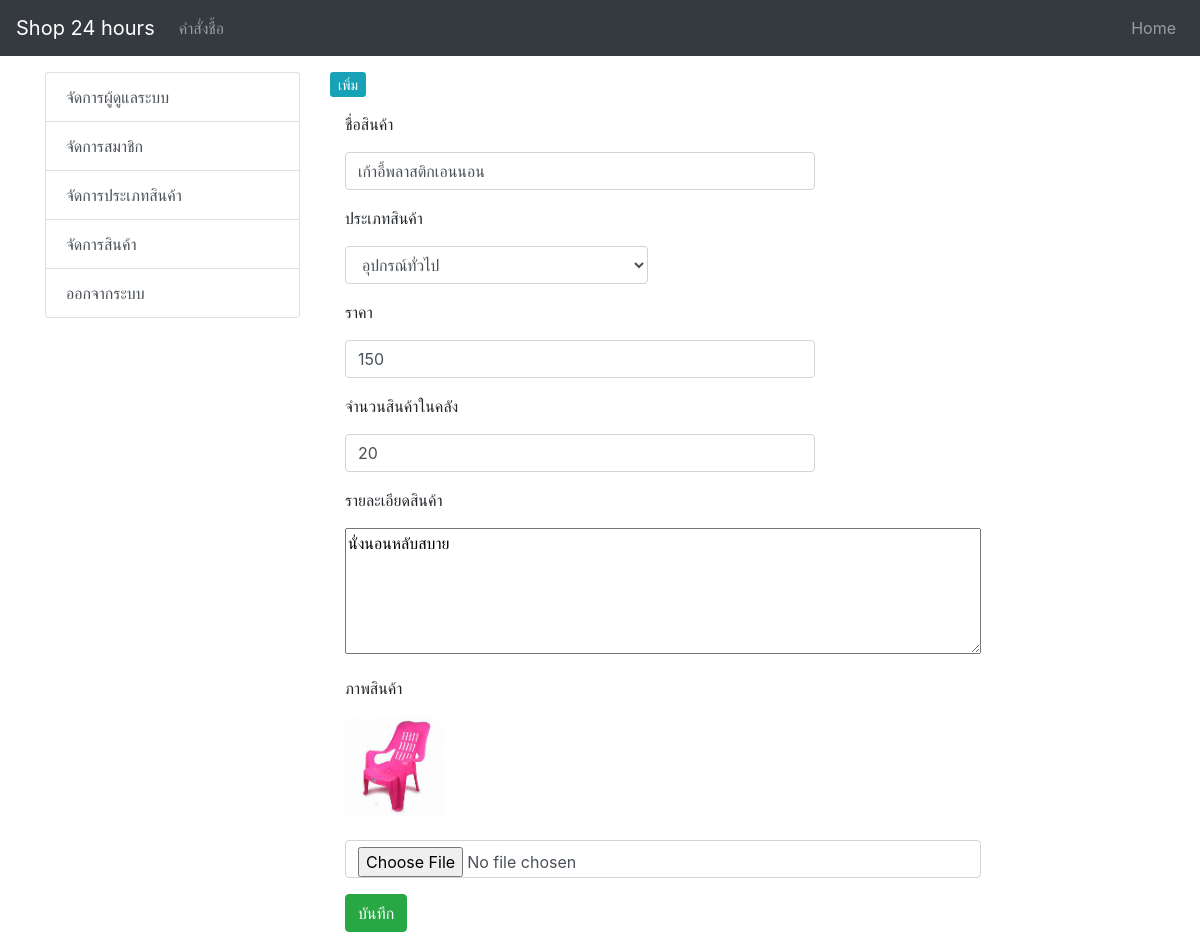
The app's page /Customer/admin/product.php?asd=edit&ID=6003 with its own data.
### tables this page shows
CREATE TABLE `tbl_product` (
  `p_id` int(11) NOT NULL,
  `p_name` varchar(200) NOT NULL,
  `type_id` int(11) NOT NULL,
  `p_detail` text NOT NULL,
  `p_img` varchar(200) NOT NULL,
  `datesave` timestamp NOT NULL DEFAULT current_timestamp(),
  `p_price` int(11) NOT NULL,
  `p_stock` int(11) NOT NULL
);

CREATE TABLE `tbl_type` (
  `type_id` int(11) NOT NULL,
  `type_name` varchar(100) NOT NULL
);

### Customer/admin/product_form_edit.php (the view, shortened to what this page needs)
<?php
include('member-connect.php');
$p_id = $_GET["ID"];
$sql = "SELECT * FROM tbl_product
INNER JOIN tbl_type ON tbl_product.type_id = tbl_type.type_id
WHERE tbl_product.p_id = '$p_id'
ORDER BY tbl_product.type_id ASC";
$result2 = mysqli_query($com, $sql) or die ("Error in query: $sql " . mysqli_error());
$row = $result2->fetch_assoc();
?>
<div class="container">
  <div class="row">
      <form action="product_form_edit_db.php" method="POST" enctype="multipart/form-data"  class="form-horizontal">
        <div class="form-group">
          <div class="col-sm-9">
            <p> ชื่อสินค้า</p>
            <input type="text"  name="p_name" class="form-control" required placeholder="ชื่อสินค้า" / value="<?php echo $row['p_name']; ?>">
          </div>
        </div>
         <div class="form-group">
          <div class="col-sm-6">
            <p> ประเภทสินค้า </p>
            <select name="type_id" class="form-control" required>
              <option value="<?php echo $row["type_id"];?>">
                <?php echo $row["type_name"]; ?>
              </option>
            </select>
          </div>
        </div>
        <div class="form-group">
          <div class="col-sm-9">
            <p>ราคา</p>
            <input type="text" name="price" class="form-control" required placeholder="ราคา" value="<?php echo $row['p_price']; ?>">
          </div>
        </div>
        <div class="form-group">
          <div class="col-sm-9">
            <p>จำนวนสินค้าในคลัง</p>
            <input type="text" name="stock" class="form-control" required placeholder="จำนวนสินค้า" value="<?php echo $row['p_stock']; ?>">
          </div>
        </div>
        <div class="form-group">
          <div class="col-sm-12">
            <p> รายละเอียดสินค้า </p>
             <textarea  name="p_detail" rows="5" cols="60"><?php echo $row['p_detail']; ?>
             </textarea>
          </div>
        </div>
            <div class="form-group">
          <div class="col-sm-12">
            <p> ภาพสินค้า </p>
            <img src="p_img/<?php echo $row['p_img'];?>" width="100px">
            <br>
            <br>
            <input type="file" name="p_img" id="p_img" class="form-control" />
          </div>
        </div>
        <div class="form-group">
          <div class="col-sm-12">
            <button type="submit" class="btn btn-success" name="btnadd"> บันทึก </button>
          </div>
        </div>
      </form>
    </div>
  </div>

### records on screen
tbl_product: p_name "เก้าอี้พลาสติกเอนนอน", type_id "อุปกรณ์ทั่วไป", price "150", stock "20", p_detail "นั่งนอนหลับสบาย", p_img (picture)
